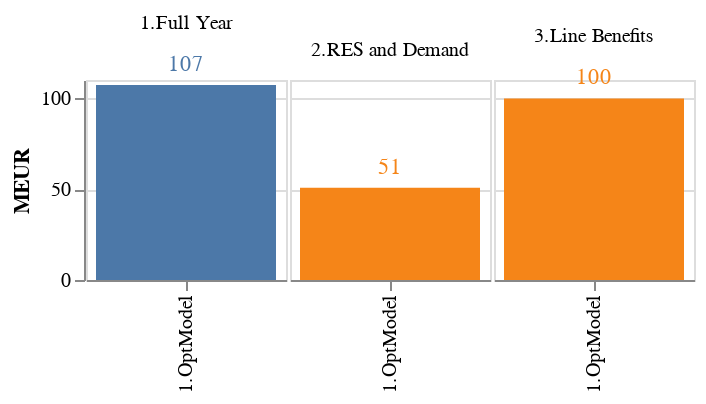

Notebook cell for this chart:
### Code cell
import altair as alt

base = alt.Chart(df.reset_index()).encode(
    alt.X("Category3:O").title(''),
    alt.Y("sum(MEUR):Q").title('MEUR'),
    alt.Color("Category1:N").title('').legend(None),
    alt.Text("sum(MEUR):Q", format=".0f"),
).properties(
    width=100,
    height=100
)

alt.layer(
    base.mark_bar(),
    base.mark_text(dy=-10)
).facet(
    alt.Column("Category2:N", title=None)
).configure_facet(spacing=0).resolve_scale(
  x='independent'
)

### Figure 1 — Vega-Lite specification as saved in the notebook (floating-point values rounded to 4 significant figures)
{"config": {"view": {"continuousWidth": 300, "continuousHeight": 300}, "facet": {"spacing": 0}}, "data": {"name": "data-cfead9d7ba31e0e2d722efe304bf168b"}, "facet": {"field": "Category2", "title": null, "type": "nominal"}, "spec": {"layer": [{"mark": {"type": "bar"}, "encoding": {"color": {"field": "Category1", "legend": null, "title": "", "type": "nominal"}, "text": {"aggregate": "sum", "field": "MEUR", "format": ".0f", "type": "quantitative"}, "x": {"field": "Category3", "title": "", "type": "ordinal"}, "y": {"aggregate": "sum", "field": "MEUR", "title": "MEUR", "type": "quantitative"}}}, {"mark": {"type": "text", "dy": -10}, "encoding": {"color": {"field": "Category1", "legend": null, "title": "", "type": "nominal"}, "text": {"aggregate": "sum", "field": "MEUR", "format": ".0f", "type": "quantitative"}, "x": {"field": "Category3", "title": "", "type": "ordinal"}, "y": {"aggregate": "sum", "field": "MEUR", "title": "MEUR", "type": "quantitative"}}}], "height": 100, "width": 100}, "resolve": {"scale": {"x": "independent"}}, "$schema": "https://vega.github.io/schema/vega-lite/v5.8.0.json", "datasets": {"data-cfead9d7ba31e0e2d722efe304bf168b": [{"CaseName": "A.The_full_year_MILP - RTS24", "Category1": "Original", "Category2": "1.Full Year", "Category3": "1.OptModel", "Category4": "1.Full Year - 1.OptModel", "MEUR": 107.3}, {"CaseName": "D.Representative_days_based_on_RES_and_Demand - RTS24_ByStages", "Category1": "Representative Days", "Category2": "2.RES and Demand", "Category3": "1.OptModel", "Category4": "2.RES and Demand - 1.OptModel", "MEUR": 50.74}, {"CaseName": "E.Representative_days_based_on_Line_Benefits_OptModel - RTS24_ByStages", "Category1": "Representative Days", "Category2": "3.Line Benefits", "Category3": "1.OptModel", "Category4": "3.Line Benefits - 1.OptModel", "MEUR": 99.83}]}}
